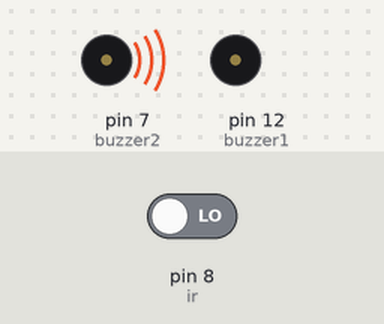
Recording of a sketch running on a simulated Arduino Uno, built with avr-gcc and run on an emulated ATmega328P. Shown: buzzer (waves = sounding, pin HIGH). Inputs (shaded band) come from the test bench; at power-on: pin 8 (ir) LOW.

Above: at 1.2 s.
1.3 s: pin 8 (ir) driven HIGH
At 1.9 s:
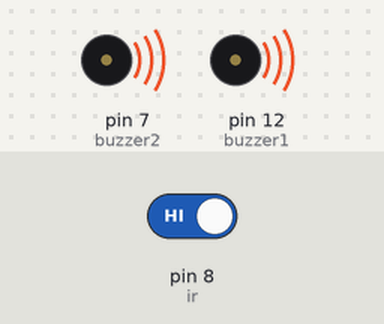
Timing chart, 0 to 4.3 s (numbered marks = the images above; inputs shaded):
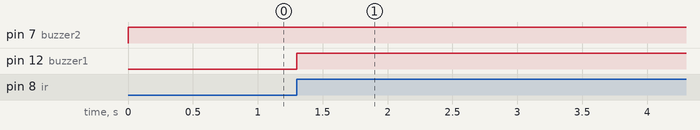

Measured:
- after the input at 1.3 s, pin 12 (buzzer1): LOW → HIGH at once

The sketch:

Buzzer.ino
```cpp
int buzzer1 = 12;
int buzzer2 = 7;
int ir = 8;
int irtest = 0;

void setup()
{
  pinMode(buzzer1,OUTPUT);
  pinMode(buzzer2,OUTPUT);
  pinMode(ir,INPUT);

}

void loop()
{
  irtest=digitalRead(ir);
  if(irtest == 1)
  {
    digitalWrite(buzzer1,HIGH);
  }
  else
  {
    digitalWrite(buzzer2,HIGH);
  }
}
```
